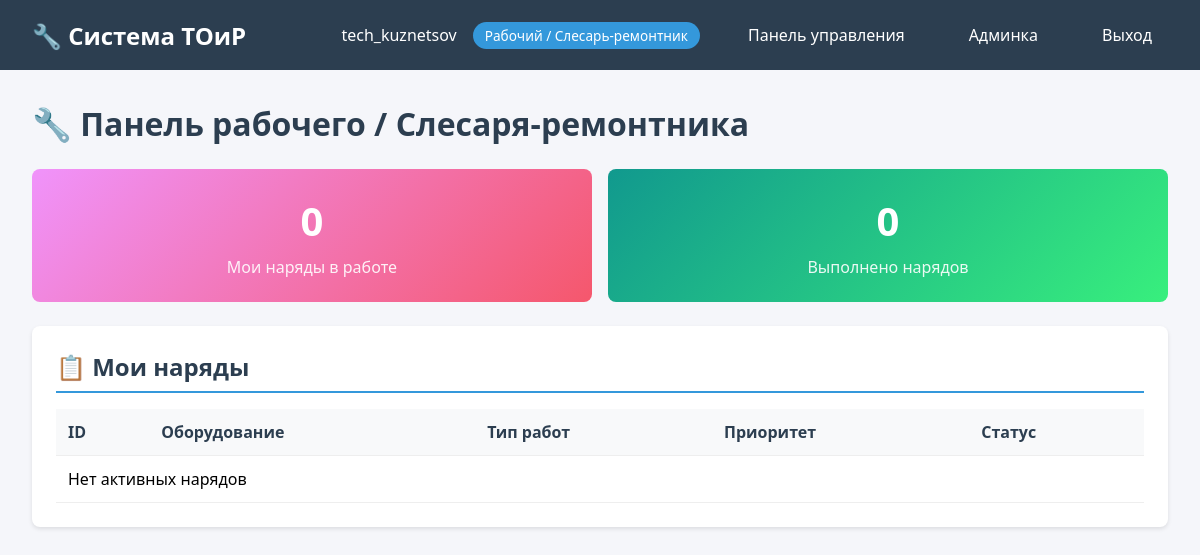
The page /dashboard/ (signed in) on the database as committed earlier.
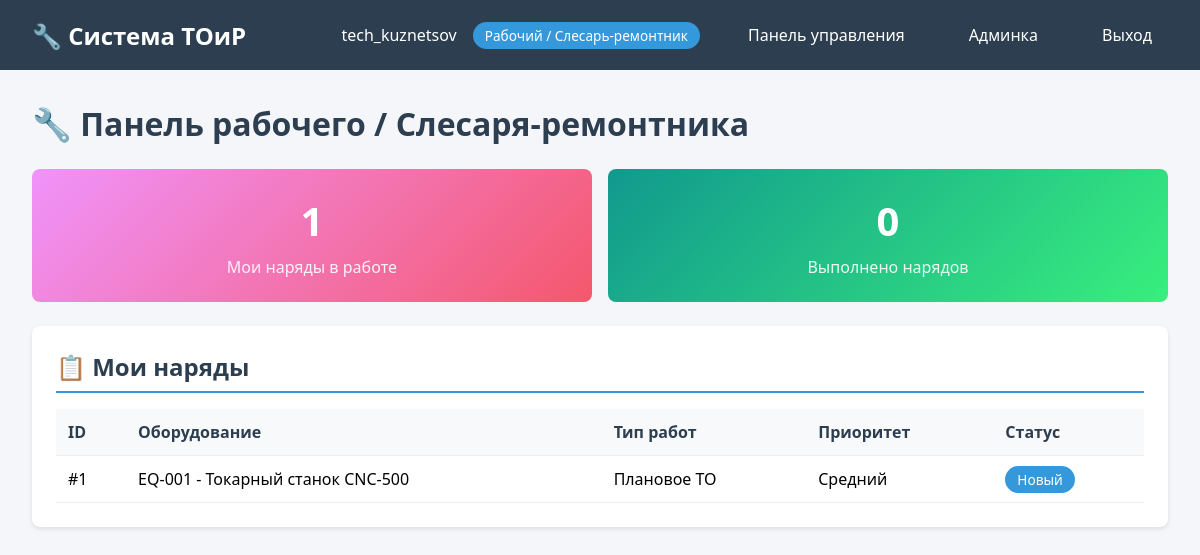
The same page on the database as committed later.
### accounts/models.py (models this page shows, shortened)
class User(AbstractUser):
    ROLE_CHOICES = [
        ('admin', 'Начальник ОТК / Администратор'),
        ('engineer', 'Специалист ОТиР'),
        ('technician', 'Рабочий / Слесарь-ремонтник'),
        ('storekeeper', 'Кладовщик'),
        ('trainee', 'Ученик / Практикант'),
    ]
    role = models.CharField(
        max_length=20,
        choices=ROLE_CHOICES,
        default='trainee',
        verbose_name='Роль'
    )
    department = models.CharField(
        max_length=100,
        blank=True,
        null=True,
        verbose_name='Отдел/Цех'
    )
    phone = models.CharField(
        max_length=20,
        blank=True,
        null=True,
        verbose_name='Телефон'
    )
    is_active = models.BooleanField(default=True, verbose_name='Активен')
    created_at = models.DateTimeField(auto_now_add=True, verbose_name='Дата создания')
    class Meta:
        verbose_name = 'Пользователь'
        verbose_name_plural = 'Пользователи'
        ordering = ['username']
    @property
    def is_admin(self):
        return self.role == 'admin'
    @property
    def is_engineer(self):
        return self.role == 'engineer'
    @property
    def is_technician(self):
        return self.role == 'technician'

### workorders/models.py (models this page shows, shortened)
class WorkOrder(models.Model):
    ORDER_TYPE_CHOICES = [
        ('planned', 'Плановое ТО'),
        ('emergency', 'Аварийный ремонт'),
        ('modernization', 'Модернизация'),
        ('inspection', 'Инспекция'),
    ]
    STATUS_CHOICES = [
        ('new', 'Новый'),
        ('assigned', 'Назначен'),
        ('in_progress', 'В работе'),
        ('pending_parts', 'Ожидание запчастей'),
        ('completed', 'Выполнен'),
        ('rejected', 'Отклонен'),
    ]
    PRIORITY_CHOICES = [
        (1, 'Критический'),
        (2, 'Высокий'),
        (3, 'Средний'),
        (4, 'Низкий'),
        (5, 'Отложенный'),
    ]
    equipment = models.ForeignKey('equipment.Equipment', on_delete=models.CASCADE, related_name='work_orders', verbose_name='Оборудование')
    order_type = models.CharField(max_length=30, choices=ORDER_TYPE_CHOICES, verbose_name='Тип работ')
    priority = models.IntegerField(choices=PRIORITY_CHOICES, default=3, verbose_name='Приоритет')
    status = models.CharField(max_length=20, choices=STATUS_CHOICES, default='new', verbose_name='Статус')
    assigned_user = models.ForeignKey(settings.AUTH_USER_MODEL, on_delete=models.SET_NULL, null=True, blank=True, related_name='assigned_work_orders', verbose_name='Исполнитель')
    created_by = models.ForeignKey(settings.AUTH_USER_MODEL, on_delete=models.SET_NULL, null=True, related_name='created_work_orders', verbose_name='Создал')
    description = models.TextField(default='Техническое обслуживание / устранение неисправности', verbose_name='Описание')
    created_at = models.DateTimeField(auto_now_add=True, verbose_name='Дата создания')
    started_at = models.DateTimeField(null=True, blank=True, verbose_name='Начало работ')
    completed_at = models.DateTimeField(null=True, blank=True, verbose_name='Завершение работ')
    class Meta:
        verbose_name = 'Наряд-заказ'
        verbose_name_plural = 'Наряды-заказы'
        ordering = ['-created_at']
        indexes = [
            models.Index(fields=['status']),
            models.Index(fields=['assigned_user']),
        ]

### equipment/models.py (models this page shows, shortened)
class Equipment(models.Model):
    STATUS_CHOICES = [
        ('active', 'В эксплуатации'),
        ('maintenance', 'На обслуживании'),
        ('out_of_service', 'Неисправно'),
        ('decommissioned', 'Списано'),
    ]
    TYPE_CHOICES = [
        ('Насосы', 'Насосы'),
        ('Компрессоры', 'Компрессоры'),
        ('Электропривод', 'Электропривод'),
        ('Механика', 'Механика'),
        ('Вентиляция', 'Вентиляция'),
        ('Транспорт', 'Транспорт'),
        ('Металлообработка', 'Металлообработка'),
        ('Энергетика', 'Энергетика'),
        ('Электрика', 'Электрика'),
        ('Автоматика', 'Автоматика'),
    ]
    inv_number = models.CharField(max_length=30, unique=True, verbose_name='Инвентарный номер')
    name = models.CharField(max_length=200, verbose_name='Наименование')
    type = models.CharField(max_length=50, choices=TYPE_CHOICES, verbose_name='Тип оборудования')
    workshop = models.CharField(max_length=50, verbose_name='Цех/Участок')
    status = models.CharField(max_length=20, choices=STATUS_CHOICES, default='active', verbose_name='Статус')
    install_date = models.DateField(null=True, blank=True, verbose_name='Дата установки')
    warranty_until = models.DateField(null=True, blank=True, verbose_name='Гарантия до')
    last_maintenance = models.DateField(null=True, blank=True, verbose_name='Последнее ТО')
    created_at = models.DateTimeField(auto_now_add=True, verbose_name='Дата создания')
    class Meta:
        verbose_name = 'Оборудование'
        verbose_name_plural = 'Оборудование'
        ordering = ['inv_number']
        indexes = [
            models.Index(fields=['status']),
        ]

### accounts/views.py (the view, shortened to what this page needs)
# urls.py: path('dashboard/', views.dashboard_view, name='dashboard'),
@login_required
def dashboard_view(request):
    user = request.user
    context = {
        'user': user,
    }
    if user.is_admin:
        from equipment.models import Equipment
        from workorders.models import WorkOrder
        from inventory.models import SparePart
        context['total_equipment'] = Equipment.objects.count()
        context['active_equipment'] = Equipment.objects.filter(status='active').count()
        context['total_orders'] = WorkOrder.objects.count()
        context['new_orders'] = WorkOrder.objects.filter(status='new').count()
        context['in_progress_orders'] = WorkOrder.objects.filter(status='in_progress').count()
        context['total_parts'] = SparePart.objects.count()
        context['low_stock_parts'] = SparePart.objects.filter(current_stock__lte=F('min_stock')).count()
        template = 'dashboards/admin.html'
    elif user.is_technician:
        from workorders.models import WorkOrder
        context['my_orders'] = WorkOrder.objects.filter(assigned_user=user).exclude(status='completed')
        context['completed_orders'] = WorkOrder.objects.filter(assigned_user=user, status='completed').count()
        template = 'dashboards/technician.html'
    elif user.is_storekeeper:
        from inventory.models import SparePart, PartRequest
        context['low_stock_parts'] = SparePart.objects.filter(current_stock__lte=F('min_stock'))
        context['pending_requests'] = PartRequest.objects.filter(status='requested')
        template = 'dashboards/storekeeper.html'
    elif user.is_trainee:
        from equipment.models import Equipment
        from workorders.models import WorkOrder
        context['recent_orders'] = WorkOrder.objects.filter(status='completed')[:10]
        context['equipment_list'] = Equipment.objects.all()[:20]
        template = 'dashboards/trainee.html'
    else:
        template = 'dashboards/admin.html'
    return render(request, template, context)

### templates/dashboards/technician.html (shortened to what this page needs)
{% extends 'base.html' %}
{% block content %}
<h1 style="margin-bottom: 1.5rem; color: #2c3e50;">🔧 Панель рабочего / Слесаря-ремонтника</h1>
<div class="stats-grid">
    <div class="stat-card orange">
        <div class="stat-value">{{ my_orders.count|default:0 }}</div>
        <div class="stat-label">Мои наряды в работе</div>
    </div>
    <div class="stat-card green">
        <div class="stat-value">{{ completed_orders|default:0 }}</div>
        <div class="stat-label">Выполнено нарядов</div>
    </div>
</div>
<div class="card" style="margin-top: 1.5rem;">
    <h2>📋 Мои наряды</h2>
    <table>
        <thead>
            <tr>
                <th>ID</th>
                <th>Оборудование</th>
                <th>Тип работ</th>
                <th>Приоритет</th>
                <th>Статус</th>
            </tr>
        </thead>
        <tbody>
            {% for order in my_orders %}
            <tr>
                <td>#{{ order.id }}</td>
                <td>{{ order.equipment.inv_number }} - {{ order.equipment.name }}</td>
                <td>{{ order.get_order_type_display }}</td>
                <td>{{ order.get_priority_display }}</td>
                <td><span class="badge badge-{{ order.status }}">{{ order.get_status_display }}</span></td>
            </tr>
            {% empty %}
            <tr><td colspan="5">Нет активных нарядов</td></tr>
            {% endfor %}
        </tbody>
    </table>
</div>
{% endblock %}

### templates/base.html (shortened to what this page needs)
<!DOCTYPE html>
<html lang="ru">
<head>
</head>
<body>
    {% if user.is_authenticated %}
    <nav class="navbar">
        <h1>🔧 Система ТОиР</h1>
        <div class="user-info">
            <span>{{ user.username }}</span>
            <span class="role-badge">{{ user.get_role_display }}</span>
            <a href="{% url 'accounts:dashboard' %}">Панель управления</a>
            <a href="/admin/">Админка</a>
            <a href="{% url 'accounts:logout' %}">Выход</a>
        </div>
    </nav>
    {% endif %}
    <div class="container">
        {% block content %}{% endblock %}
    </div>
</body>
</html>

### templates/base.html (style rules this page uses)
* { margin: 0; padding: 0; box-sizing: border-box; }
body { font-family: 'Segoe UI', Tahoma, Geneva, Verdana, sans-serif; background: #f5f6fa; }
.navbar { background: #2c3e50; color: white; padding: 1rem 2rem; display: flex; justify-content: space-between; align-items: center; }
.navbar h1 { font-size: 1.5rem; }
.navbar a { color: white; text-decoration: none; margin-left: 1rem; padding: 0.5rem 1rem; border-radius: 4px; }
.container { max-width: 1400px; margin: 2rem auto; padding: 0 2rem; }
.card { background: white; border-radius: 8px; box-shadow: 0 2px 4px rgba(0,0,0,0.1); padding: 1.5rem; margin-bottom: 1.5rem; }
.card h2 { color: #2c3e50; margin-bottom: 1rem; border-bottom: 2px solid #3498db; padding-bottom: 0.5rem; }
.stats-grid { display: grid; grid-template-columns: repeat(auto-fit, minmax(200px, 1fr)); gap: 1rem; }
.stat-card { background: linear-gradient(135deg, #667eea 0%, #764ba2 100%); color: white; padding: 1.5rem; border-radius: 8px; text-align: center; }
.stat-card.green { background: linear-gradient(135deg, #11998e 0%, #38ef7d 100%); }
.stat-card.orange { background: linear-gradient(135deg, #f093fb 0%, #f5576c 100%); }
.stat-value { font-size: 2.5rem; font-weight: bold; }
.stat-label { opacity: 0.9; margin-top: 0.5rem; }
table { width: 100%; border-collapse: collapse; margin-top: 1rem; }
th, td { padding: 0.75rem; text-align: left; border-bottom: 1px solid #eee; }
th { background: #f8f9fa; color: #2c3e50; font-weight: 600; }
.badge { padding: 0.25rem 0.75rem; border-radius: 20px; font-size: 0.85rem; font-weight: 500; }
.badge-new { background: #3498db; color: white; }
.user-info { display: flex; align-items: center; gap: 1rem; }
.role-badge { background: #3498db; color: white; padding: 0.25rem 0.75rem; border-radius: 20px; font-size: 0.85rem; }

Rows that differ between the two databases and show on the page:
added WorkOrder: id "1", equipment.inv_number "EQ-001", equipment.name "Токарный станок CNC-500", order_type "Плановое ТО", priority "Средний", status "Новый"
Other text that changed with them:
{{ my_orders.count|default:0 }}: "0" → "1"
text no longer shown: "Нет активных нарядов"
